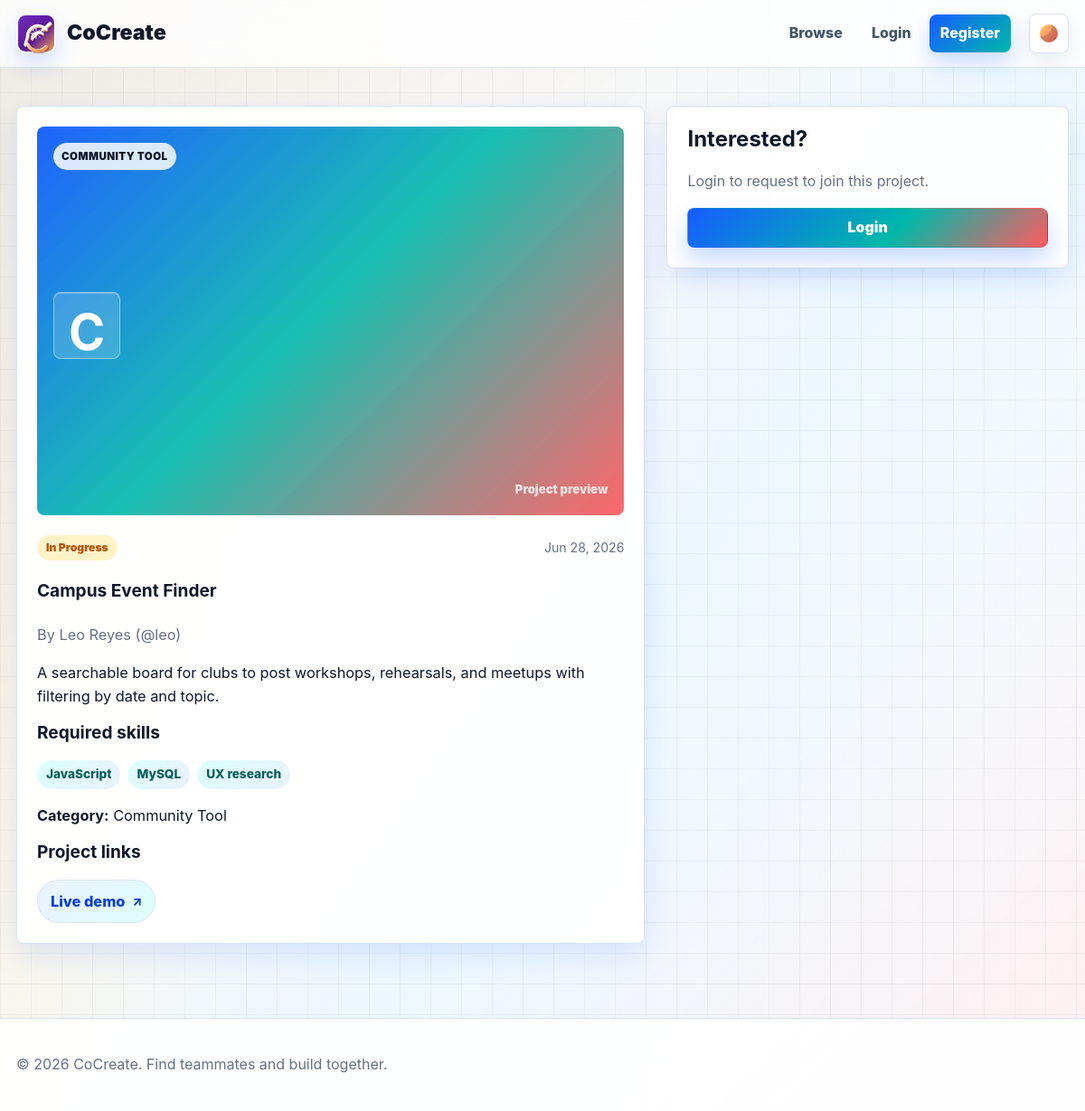
The page /project.php?id=2 on the database as committed earlier.
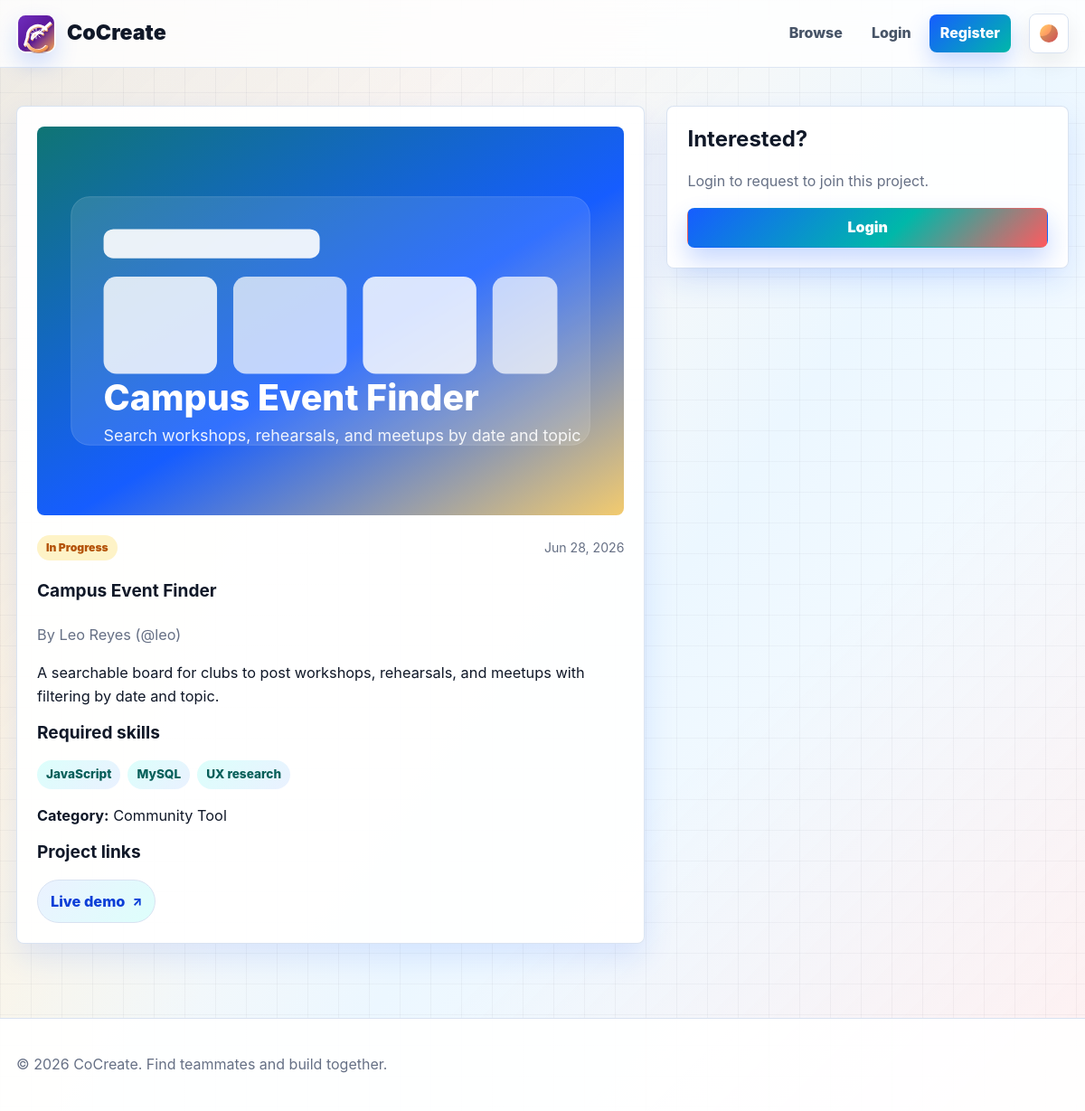
The same page on the database as committed later.
### tables this page shows
CREATE TABLE projects (
  project_id INT UNSIGNED AUTO_INCREMENT PRIMARY KEY,
  user_id INT UNSIGNED NOT NULL,
  project_title VARCHAR(180) NOT NULL,
  description TEXT NOT NULL,
  required_skills TEXT NOT NULL,
  category VARCHAR(120) NOT NULL,
  project_status ENUM('open', 'in_progress', 'completed') NOT NULL DEFAULT 'open',
  project_image VARCHAR(255) DEFAULT NULL,
  created_at TIMESTAMP NOT NULL DEFAULT CURRENT_TIMESTAMP,
  CONSTRAINT fk_projects_user
    FOREIGN KEY (user_id) REFERENCES users(user_id)
    ON DELETE CASCADE ON UPDATE CASCADE
);

CREATE TABLE users (
  user_id INT UNSIGNED AUTO_INCREMENT PRIMARY KEY,
  firstname VARCHAR(80) NOT NULL,
  lastname VARCHAR(80) NOT NULL,
  username VARCHAR(80) NOT NULL UNIQUE,
  email VARCHAR(160) NOT NULL UNIQUE,
  password_hash VARCHAR(255) NOT NULL,
  profile_picture VARCHAR(255) DEFAULT NULL,
  skills TEXT DEFAULT NULL,
  interests TEXT DEFAULT NULL,
  bio TEXT DEFAULT NULL,
  role ENUM('user', 'admin') NOT NULL DEFAULT 'user',
  status ENUM('active', 'disabled') NOT NULL DEFAULT 'active',
  created_at TIMESTAMP NOT NULL DEFAULT CURRENT_TIMESTAMP
);

### includes/session.php (called while the page is built, shortened)
<?php
function is_logged_in(): bool
{
    return isset($_SESSION["user_id"]);
}
function e($value): string
{
    return htmlspecialchars((string) ($value ?? ""), ENT_QUOTES, "UTF-8");
}
function status_label(string $status): string
{
    return ucwords(str_replace("_", " ", $status));
}
function split_skill_list(?string $skills): array
{
    return array_filter(array_map("trim", explode(",", (string) $skills)));
}
function cocreate_fetch_project_links(PDO $pdo, int $projectId): array
{
    try {
        $stmt = $pdo->prepare(
            "SELECT link_label, link_url FROM project_links WHERE project_id = ? ORDER BY sort_order ASC, link_id ASC",
        );
        $stmt->execute([$projectId]);
        return $stmt->fetchAll() ?: [];
    } catch (PDOException $e) {
        return [];
    }
}

### pages/project.php (the view, shortened to what this page needs)
<?php
require_once __DIR__ . "/../includes/session.php";
require_once __DIR__ . "/../includes/db.php";
$id = (int) ($_GET["id"] ?? 0);
$stmt = $pdo->prepare(
    "SELECT p.*, u.username, u.firstname, u.lastname, u.skills AS owner_skills FROM projects p JOIN users u ON u.user_id = p.user_id WHERE p.project_id = ?",
);
$stmt->execute([$id]);
$project = $stmt->fetch();
    ?>
<?php
$projectLinks = cocreate_fetch_project_links($pdo, $id);
require_once __DIR__ . "/../includes/header.php";
?>
<article class="detail-layout">
  <section class="card detail-card">
    <?php render_project_media($project, "detail-image"); ?>
    <div class="card-meta">
      <span class="status status-<?= e($project["project_status"]) ?>"><?= e(
    status_label($project["project_status"]),
) ?></span>
      <span><?= e(date("M j, Y", strtotime($project["created_at"]))) ?></span>
    </div>
    <h1><?= e($project["project_title"]) ?></h1>
    <p class="muted">By <?= e(
        $project["firstname"] . " " . $project["lastname"],
    ) ?> (@<?= e($project["username"]) ?>)</p>
    <p><?= nl2br(e($project["description"])) ?></p>
    <h3>Required skills</h3>
    <?php render_skill_tags($project["required_skills"]); ?>
    <p><strong>Category:</strong> <?= e($project["category"]) ?></p>
    <?php if ($projectLinks): ?>
      <h3>Project links</h3>
      <?php render_project_link_stack($projectLinks); ?>
    <?php endif; ?>
  </section>
  <aside class="card action-card">
    <?php if (!is_logged_in()): ?>
      <h2>Interested?</h2>
      <p class="muted">Login to request to join this project.</p>
      <a class="btn btn-primary full" href="login.php">Login</a>
    <?php endif; ?>
  </aside>
</article>
<?php require_once __DIR__ . "/../includes/footer.php";
?>

### includes/components.php (shortened to what this page needs)
<?php
function cocreate_public_prefix(?string $preferred = null): string
{
    $path = parse_url($_SERVER["REQUEST_URI"] ?? "", PHP_URL_PATH) ?: "";
    $insideControllerDir =
        str_contains($path, "/pages/") || str_contains($path, "/admin/");
    if ($preferred === "../") {
        return "";
    }
    return $preferred ?? "";
}
function project_initial(array $project): string
{
    $title = trim((string) ($project["project_title"] ?? "P"));
    return strtoupper(
        function_exists("mb_substr")
            ? mb_substr($title, 0, 1, "UTF-8")
            : substr($title, 0, 1),
    );
}
function render_skill_tags(?string $skills): void
{
    echo '<div class="tag-row">';
    foreach (split_skill_list($skills) as $skill) {
        echo '<span class="tag">' . e($skill) . "</span>";
    }
    echo "</div>";
}
function render_project_media(
    array $project,
    string $class = "project-image",
): void {
    $prefix = cocreate_public_prefix("../");
    $title = (string) ($project["project_title"] ?? "Project");
    $category = (string) ($project["category"] ?? "Project");
    if (!empty($project["project_image"])) {
        echo '<img class="' .
            e($class) .
            '" src="' .
            e($prefix . $project["project_image"]) .
            '" alt="' .
            e($title) .
            '">';
        return;
    }
    echo '<span class="' .
        e($class . " project-image-placeholder") .
        '" data-category="' .
        e($category) .
        '"><strong>' .
        e(project_initial($project)) .
        "</strong></span>";
}
function render_project_link_stack(
    array $links,
    int $limit = 0,
    bool $showOverflow = false,
    string $class = "project-link-stack",
): void {
    $displayLinks = $limit > 0 ? array_slice($links, 0, $limit) : $links;
    echo '<div class="' . e($class) . '">';
    foreach ($displayLinks as $link) {
        echo '<a class="project-link-chip" href="' .
            e($link["link_url"] ?? "") .
            '" target="_blank" rel="noopener noreferrer">' .
            e($link["link_label"] ?? "Project link") .
            "</a>";
    }
    echo "</div>";
}

Rows that differ between the two databases and show on the page:
changed projects "Campus Event Finder": project_image: picture added; project_title "C" → (not shown)
